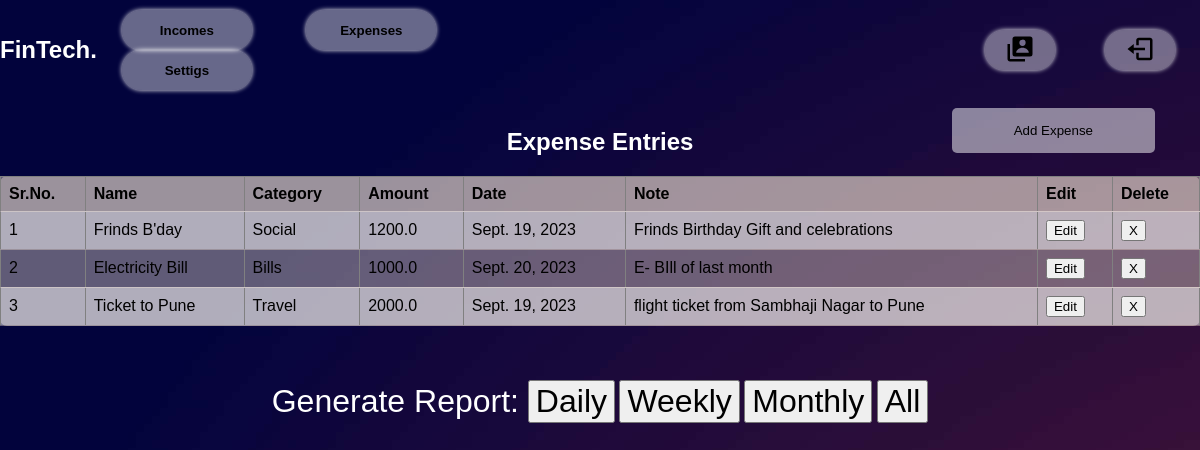
The page /expenses (signed in) on the database its author committed.
### FinTech/models.py (models this page shows, shortened)
class Expense(models.Model):
    user = models.ForeignKey(User, related_name='Exp_user_name', on_delete=models.CASCADE)
    name = models.CharField(max_length=50)
    date = models.DateField(default=date.today)  # Corrected to use date.today without parentheses
    amount = models.FloatField()
    category = models.ForeignKey(ExpenseCategory, related_name='expense_catg', on_delete=models.CASCADE)
    note = models.TextField()

class ExpenseCategory(models.Model):
    name = models.CharField(max_length=50)
    user = models.ForeignKey(User, related_name='user_exp_catg', on_delete=models.CASCADE)
    def __str__(self):
        return self.name

### FinTech/views.py (the view, shortened to what this page needs)
# urls.py: path('expenses',views.expenses,name="expenses"),
def expenses(request):
    if request.user.is_authenticated:
        expenses_catg= ExpenseCategory.objects.filter(user=request.user.id)
        expenses= Expense.objects.filter(user=request.user.id)
        return render(request,"expense.html",{"categories":expenses_catg,"expenses":expenses})
    else:
        return redirect("/")

### templates/expense.html (shortened to what this page needs)
{% load static %}
<!DOCTYPE html>
<html>
<head>
    <link rel="stylesheet" href="{% static 'css/expense.css' %}" type="text/css" media="all" >
    <link rel="stylesheet" href="{% static 'css/nav.css' %}" type="text/css" media="all" >
</head>
<body>
    <nav class="nav">
        <a href="/dashboard" id="logo"><h1>FinTech.</h1></a>
         <div class="nav-button">
             <button class="btn" id="Income" onclick="location.href='/incomes'">Incomes</button>
             <button class="btn" id="Expense" onclick="location.href='/expenses'">Expenses</button>
             <button class="btn" id="Setting" onclick="location.href='/settings'">Settigs</button>
         </div>
         <div class="nav-logo">
             <button class="btn left" id="Profile" onclick="location.href='/profile'"><img/></button>
             <button class="btn left" id="Logout" onclick="location.href='/logout'"><img/></button>
         </div>
     </nav>
     <br>
    <button id="addIncomeButton" onclick="showIncomeForm()">Add Expense</button>
    <h2 style="color: white;">Expense Entries</h2>
    <table id="incomeTable" border="1">
        <tr>
            <th>Sr.No.</th>
            <th>Name</th>
            <th>Category</th>
            <th>Amount</th>
            <th>Date</th>
            <th>Note</th>
            <th>Edit</th>
            <th>Delete</th>
        </tr>
        {% for expense in expenses %}
        <tr>
            <td>{{forloop.counter}}</td>
            <td>{{expense.name}}</td>
            <td>{{expense.category}}</td>
            <td>{{expense.amount}}</td>
            <td>{{expense.date}}</td>
            <td>{{expense.note}}</td>
            <td>
                <div class="rem">
                    <button type="button" onclick="location.href='/edit-expense/{{expense.id}}' ">
                        <span class="glyphicon glyphicon-trash">Edit</span>
                    </button>
                </div>
            </td>
            <td>
                <div class="rem">
                    <button type="button" onclick="location.href='/delete-expense/{{expense.id}}' ">
                        <span class="glyphicon glyphicon-trash">X</span>
                    </button>
                </div>
            </td>
        </tr>
        {% endfor %}
    </table>
    <br><br><br>
    <div style="position: relative; text-align: center;">
        <label style="font-size: 2em; color: white;" for="date">Generate Report: </label>
        <button style="font-size: 2em;align-self: center;" type="button" onclick="location.href='/expense-report/daily' ">
            <span class="glyphicon glyphicon-trash"> Daily </span>
        </button>
        <button style="font-size: 2em;align-self: center;" type="button" onclick="location.href='/expense-report/weekly' ">
            <span class="glyphicon glyphicon-trash"> Weekly </span>
        </button>
        <button style="font-size: 2em;align-self: center;" type="button" onclick="location.href='/expense-report/monthly' ">
            <span class="glyphicon glyphicon-trash"> Monthly </span>
        </button>
        <button style="font-size: 2em;align-self: center;" type="button" onclick="location.href='/expense-report/alltime' ">
            <span class="glyphicon glyphicon-trash"> All </span>
        </button>
    </div>
</body>
</html>

### static/css/expense.css (style rules this page uses)
body { min-height: 100vh; background: url(dark-gradient.jpg); }
#addIncomeButton { position: absolute; right: 45px; background-color: rgba(255, 255, 255, 0.5); padding: 15px 62px; border: none; border-radius: 5px; }
h1 { color: white; }
h2 { text-align: center; color:black; }
#incomeTable { border-collapse: collapse; width: 100%; background-color: rgba(250, 235, 215, 0.379); border-radius: 7px; border-color: none; }
#incomeTable th, #incomeTable td { padding: 8px; text-align: left; border-bottom: 1px solid rgba(250, 235, 215, 0.379); }
#incomeTable th { background-color: rgba(250, 235, 215, 0.379); }
#incomeTable tr:nth-child(even) { background-color: rgba(255, 255, 255, 0.5); }

### static/css/nav.css (style rules this page uses)
body { font-family: Arial, sans-serif; margin: 0; padding: 0; background: url(dark-gradient.jpg); }
.nav { display: flex; width: 100%; justify-content: center; align-items: center; margin-top: 10px; }
.nav-logo { display: flex; flex-direction: row; justify-content: center; align-items: center; color: #ffffff; margin-right: 0px; margin-left: 490px; }
#logo { text-decoration: none; color: #ffffff; }
.left { width: 130px; height: 40px; font-weight: 700; background: rgba(255, 255, 255, 0.4); border: none; border-radius: 30px; cursor: pointer; transition: .3s ease; margin: 0 25px; box-shadow: 0 0 5px rgb(255, 254, 254); }
.nav-button .btn { width: 130px; height: 40px; font-weight: 700; background: rgba(255, 255, 255, 0.4); border: none; border-radius: 30px; cursor: pointer; transition: .3s ease; margin: 0 25px; box-shadow: 0 0 5px rgb(255, 254, 254); }
#Logout { width: 70px; }
#Profile { width: 70px; }

### rows shown on the page
Expense: name "Frinds B'day", category "Social", amount "1200.0", date "Sept. 19, 2023", note "Frinds Birthday Gift and celebrations"
Expense: name "Electricity Bill", category "Bills", amount "1000.0", date "Sept. 20, 2023", note "E- BIll of last month"
Expense: name "Ticket to Pune", category "Travel", amount "2000.0", date "Sept. 19, 2023", note "flight ticket from Sambhaji Nagar to Pune"
